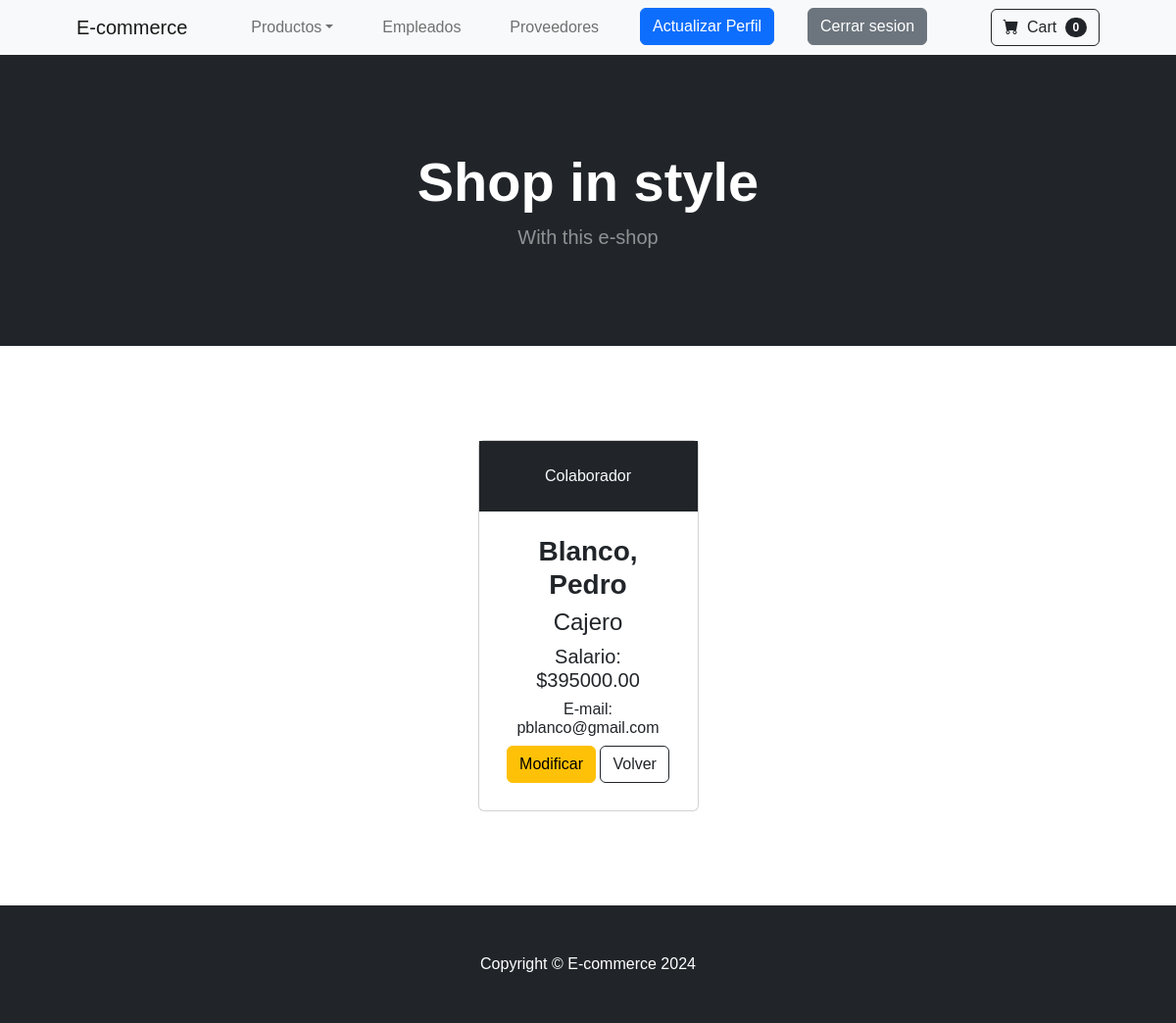
/ecommerce/detail_employee/4 (signed in), run on the app's committed database.
### ecommerce/models.py (models this page shows, shortened)
class Employee(models.Model):
    name = models.CharField(max_length=40)
    last_name = models.CharField(max_length=40)
    birthday = models.DateField()
    position = models.CharField(max_length=50)
    salary = models.DecimalField(max_digits=9, decimal_places=2)
    start_date = models.DateField()
    phone_number = models.CharField(max_length=20)
    email = models.EmailField(unique=True)

### ecommerce/views.py (the view)
# urls.py: path('detail_employee/<int:id>', detailed_employee, name='detailedEmployee'),
@staff_member_required(login_url='/ecommerce/staff_auth')
def detailed_employee(req, id):
    employee = Employee.objects.get(id=id)
    return render(req, 'detail_employee.html', {'employee': employee})

### ecommerce/templates/detail_employee.html (shortened to what this page needs)
<!DOCTYPE html>
<html lang="en">
    <head>
        {% load static %}
        <link href="https://cdn.jsdelivr.net/npm/bootstrap-icons@1.5.0/font/bootstrap-icons.css" rel="stylesheet" />
        <link href="{% static '/css/styles.css' %}" rel="stylesheet" />
    </head>
    <body>
        {% include 'navbar.html' %}
        {% include 'header.html' %}
        {% block dinamicContent %}
            <section class="py-5 container px-4 px-lg-5 mt-5">
                <div class="row gx-4 gx-lg-5 row-cols-2 row-cols-md-3 row-cols-xl-4 justify-content-center">
                    <div class="col mb-5">
                        <div class="card h-100">
                            <div class="card-head p-4 text-center bg-dark text-light">Colaborador</div>
                            <div class="card-body p-4 text-center">
                                <h3 class="fw-bolder">{{employee.last_name}}, {{employee.name}}</h3>
                                <h4>{{employee.position}}</h4>
                                <h5>Salario: ${{employee.salary}}</h5>
                                <h6>E-mail: {{employee.email}}</h6>
                                {% if user.is_superuser %}
                                    <a class="btn btn-warning mt-auto mb-1" href="{% url 'updateEmployee' employee.id %}">Modificar</a>
                                {% endif %}
                                <a class="btn btn-outline-dark mt-auto mb-1" href="{% url 'employees' %}">Volver</a>
                            </div>
                        </div>
                    </div>
                </div>
            </section>
        {% endblock dinamicContent %}
        {% include 'footer.html' %}
    </body>
</html>

### data on the page
Employee: last_name "Blanco", name "Pedro", position "Cajero", salary "395000.00", email "pblanco@gmail.com"
